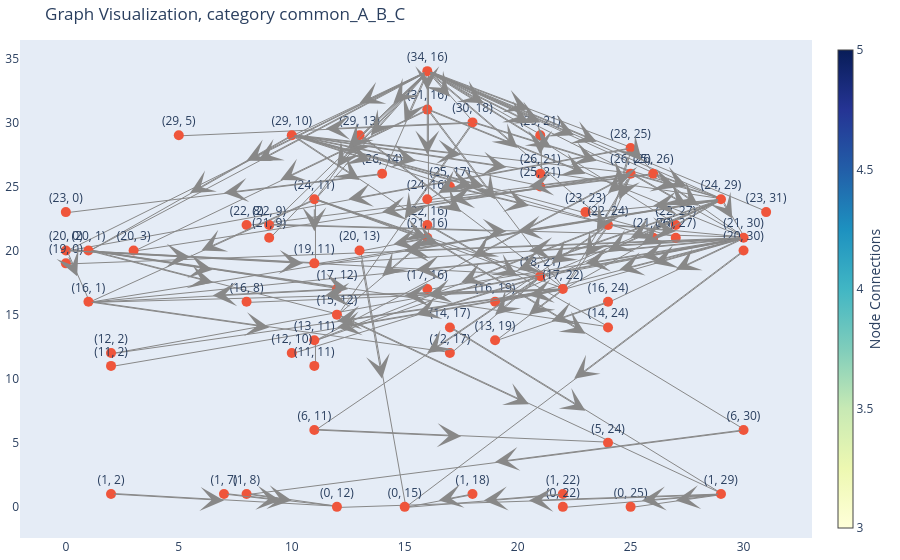

This figure's notebook cell:
### Code cell
createGraph(common_A_B_C, 'common_A_B_C')

### Figure 1 — Plotly figure (JSON) as saved in the notebook; plotly's stock layout.template omitted (floating-point values rounded to 4 significant figures; data arrays with more than 128 entries replaced by an {"elided": "..."} marker saying what was removed)
{"data": [{"hoverinfo": "none", "line": {"color": "#888", "width": 1}, "mode": "lines", "type": "scatter", "x": {"elided": "348 float values"}, "y": {"elided": "348 float values"}}, {"hoverinfo": "text", "marker": {"colorbar": {"thickness": 15, "title": {"side": "right", "text": "Node Connections"}, "xanchor": "left"}, "colorscale": [[0, "rgb(255,255,217)"], [0.125, "rgb(237,248,177)"], [0.25, "rgb(199,233,180)"], [0.375, "rgb(127,205,187)"], [0.5, "rgb(65,182,196)"], [0.625, "rgb(29,145,192)"], [0.75, "rgb(34,94,168)"], [0.875, "rgb(37,52,148)"], [1, "rgb(8,29,88)"]], "showscale": true, "size": 10}, "mode": "markers+text", "text": ["(21, 16)", "(6, 30)", "(15, 12)", "(20, 13)", "(17, 12)", "(16, 1)", "(30, 18)", "(24, 29)", "(29, 5)", "(26, 14)", "(23, 0)", "(6, 11)", "(5, 24)", "(1, 8)", "(0, 12)", "(26, 25)", "(23, 23)", "(22, 24)", "(24, 16)", "(17, 22)", "(20, 3)", "(21, 30)", "(13, 11)", "(16, 24)", "(13, 19)", "(18, 21)", "(12, 10)", "(12, 17)", "(14, 17)", "(1, 29)", "(34, 16)", "(23, 31)", "(24, 11)", "(29, 10)", "(20, 1)", "(21, 9)", "(26, 26)", "(31, 16)", "(29, 13)", "(20, 0)", "(29, 21)", "(22, 9)", "(22, 27)", "(28, 25)", "(14, 24)", "(22, 16)", "(20, 30)", "(0, 15)", "(1, 7)", "(25, 17)", "(11, 11)", "(19, 11)", "(1, 18)", "(21, 26)", "(25, 21)", "(21, 27)", "(1, 2)", "(26, 21)", "(16, 19)", "(11, 2)", "(12, 2)", "(16, 8)", "(22, 8)", "(17, 16)", "(19, 0)", "(0, 25)", "(0, 22)", "(1, 22)"], "textposition": "top center", "type": "scatter", "x": [16, 30, 12, 13, 12, 1, 18, 29, 5, 14, 0, 11, 24, 8, 12, 25, 23, 24, 16, 22, 3, 30, 11, 24, 19, 21, 10, 17, 17, 29, 16, 31, 11, 10, 1, 9, 26, 16, 13, 0, 21, 9, 27, 25, 24, 16, 30, 15, 7, 17, 11, 11, 18, 26, 21, 27, 2, 21, 19, 2, 2, 8, 8, 16, 0, 25, 22, 22], "y": [21, 6, 15, 20, 17, 16, 30, 24, 29, 26, 23, 6, 5, 1, 0, 26, 23, 22, 24, 17, 20, 21, 13, 16, 13, 18, 12, 12, 14, 1, 34, 23, 24, 29, 20, 21, 26, 31, 29, 20, 29, 22, 22, 28, 14, 22, 20, 0, 1, 25, 11, 19, 1, 21, 25, 21, 1, 26, 16, 11, 12, 16, 22, 17, 19, 0, 0, 1]}], "layout": {"annotations": [{"arrowcolor": "#888", "arrowhead": 3, "arrowsize": 4, "arrowwidth": 1, "ax": 16, "axref": "x", "ay": 21, "ayref": "y", "showarrow": true, "x": 23, "xref": "x", "y": 13.5, "yref": "y"}, {"arrowcolor": "#888", "arrowhead": 3, "arrowsize": 4, "arrowwidth": 1, "ax": 16, "axref": "x", "ay": 21, "ayref": "y", "showarrow": true, "x": 14, "xref": "x", "y": 18, "yref": "y"}, {"arrowcolor": "#888", "arrowhead": 3, "arrowsize": 4, "arrowwidth": 1, "ax": 16, "axref": "x", "ay": 21, "ayref": "y", "showarrow": true, "x": 14.5, "xref": "x", "y": 20.5, "yref": "y"}, {"arrowcolor": "#888", "arrowhead": 3, "arrowsize": 4, "arrowwidth": 1, "ax": 30, "axref": "x", "ay": 6, "ayref": "y", "showarrow": true, "x": 19, "xref": "x", "y": 3.5, "yref": "y"}, {"arrowcolor": "#888", "arrowhead": 3, "arrowsize": 4, "arrowwidth": 1, "ax": 12, "axref": "x", "ay": 15, "ayref": "y", "showarrow": true, "x": 20.5, "xref": "x", "y": 8, "yref": "y"}, {"arrowcolor": "#888", "arrowhead": 3, "arrowsize": 4, "arrowwidth": 1, "ax": 13, "axref": "x", "ay": 20, "ayref": "y", "showarrow": true, "x": 14, "xref": "x", "y": 10, "yref": "y"}, {"arrowcolor": "#888", "arrowhead": 3, "arrowsize": 4, "arrowwidth": 1, "ax": 12, "axref": "x", "ay": 17, "ayref": "y", "showarrow": true, "x": 6.5, "xref": "x", "y": 16.5, "yref": "y"}, {"arrowcolor": "#888", "arrowhead": 3, "arrowsize": 4, "arrowwidth": 1, "ax": 1, "axref": "x", "ay": 16, "ayref": "y", "showarrow": true, "x": 9, "xref": "x", "y": 14, "yref": "y"}, {"arrowcolor": "#888", "arrowhead": 3, "arrowsize": 4, "arrowwidth": 1, "ax": 18, "axref": "x", "ay": 30, "ayref": "y", "showarrow": true, "x": 15, "xref": "x", "y": 22.5, "yref": "y"}, {"arrowcolor": "#888", "arrowhead": 3, "arrowsize": 4, "arrowwidth": 1, "ax": 18, "axref": "x", "ay": 30, "ayref": "y", "showarrow": true, "x": 23.5, "xref": "x", "y": 27, "yref": "y"}, {"arrowcolor": "#888", "arrowhead": 3, "arrowsize": 4, "arrowwidth": 1, "ax": 18, "axref": "x", "ay": 30, "ayref": "y", "showarrow": true, "x": 11.5, "xref": "x", "y": 29.5, "yref": "y"}, {"arrowcolor": "#888", "arrowhead": 3, "arrowsize": 4, "arrowwidth": 1, "ax": 29, "axref": "x", "ay": 24, "ayref": "y", "showarrow": true, "x": 26, "xref": "x", "y": 23.5, "yref": "y"}, {"arrowcolor": "#888", "arrowhead": 3, "arrowsize": 4, "arrowwidth": 1, "ax": 29, "axref": "x", "ay": 24, "ayref": "y", "showarrow": true, "x": 24, "xref": "x", "y": 20, "yref": "y"}, {"arrowcolor": "#888", "arrowhead": 3, "arrowsize": 4, "arrowwidth": 1, "ax": 29, "axref": "x", "ay": 24, "ayref": "y", "showarrow": true, "x": 25.5, "xref": "x", "y": 20.5, "yref": "y"}, {"arrowcolor": "#888", "arrowhead": 3, "arrowsize": 4, "arrowwidth": 1, "ax": 29, "axref": "x", "ay": 24, "ayref": "y", "showarrow": true, "x": 29.5, "xref": "x", "y": 22.5, "yref": "y"}, {"arrowcolor": "#888", "arrowhead": 3, "arrowsize": 4, "arrowwidth": 1, "ax": 29, "axref": "x", "ay": 24, "ayref": "y", "showarrow": true, "x": 25, "xref": "x", "y": 21, "yref": "y"}, {"arrowcolor": "#888", "arrowhead": 3, "arrowsize": 4, "arrowwidth": 1, "ax": 29, "axref": "x", "ay": 24, "ayref": "y", "showarrow": true, "x": 20, "xref": "x", "y": 18.5, "yref": "y"}, {"arrowcolor": "#888", "arrowhead": 3, "arrowsize": 4, "arrowwidth": 1, "ax": 29, "axref": "x", "ay": 24, "ayref": "y", "showarrow": true, "x": 20, "xref": "x", "y": 21.5, "yref": "y"}, {"arrowcolor": "#888", "arrowhead": 3, "arrowsize": 4, "arrowwidth": 1, "ax": 29, "axref": "x", "ay": 24, "ayref": "y", "showarrow": true, "x": 15, "xref": "x", "y": 20, "yref": "y"}, {"arrowcolor": "#888", "arrowhead": 3, "arrowsize": 4, "arrowwidth": 1, "ax": 14, "axref": "x", "ay": 26, "ayref": "y", "showarrow": true, "x": 7, "xref": "x", "y": 24.5, "yref": "y"}, {"arrowcolor": "#888", "arrowhead": 3, "arrowsize": 4, "arrowwidth": 1, "ax": 11, "axref": "x", "ay": 6, "ayref": "y", "showarrow": true, "x": 17.5, "xref": "x", "y": 5.5, "yref": "y"}, {"arrowcolor": "#888", "arrowhead": 3, "arrowsize": 4, "arrowwidth": 1, "ax": 8, "axref": "x", "ay": 1, "ayref": "y", "showarrow": true, "x": 10, "xref": "x", "y": 0.5, "yref": "y"}, {"arrowcolor": "#888", "arrowhead": 3, "arrowsize": 4, "arrowwidth": 1, "ax": 25, "axref": "x", "ay": 26, "ayref": "y", "showarrow": true, "x": 24, "xref": "x", "y": 24.5, "yref": "y"}, {"arrowcolor": "#888", "arrowhead": 3, "arrowsize": 4, "arrowwidth": 1, "ax": 25, "axref": "x", "ay": 26, "ayref": "y", "showarrow": true, "x": 24.5, "xref": "x", "y": 24, "yref": "y"}, {"arrowcolor": "#888", "arrowhead": 3, "arrowsize": 4, "arrowwidth": 1, "ax": 25, "axref": "x", "ay": 26, "ayref": "y", "showarrow": true, "x": 20.5, "xref": "x", "y": 25, "yref": "y"}, {"arrowcolor": "#888", "arrowhead": 3, "arrowsize": 4, "arrowwidth": 1, "ax": 25, "axref": "x", "ay": 26, "ayref": "y", "showarrow": true, "x": 27, "xref": "x", "y": 25, "yref": "y"}, {"arrowcolor": "#888", "arrowhead": 3, "arrowsize": 4, "arrowwidth": 1, "ax": 25, "axref": "x", "ay": 26, "ayref": "y", "showarrow": true, "x": 23.5, "xref": "x", "y": 21.5, "yref": "y"}, {"arrowcolor": "#888", "arrowhead": 3, "arrowsize": 4, "arrowwidth": 1, "ax": 25, "axref": "x", "ay": 26, "ayref": "y", "showarrow": true, "x": 14, "xref": "x", "y": 23, "yref": "y"}, {"arrowcolor": "#888", "arrowhead": 3, "arrowsize": 4, "arrowwidth": 1, "ax": 25, "axref": "x", "ay": 26, "ayref": "y", "showarrow": true, "x": 27.5, "xref": "x", "y": 23.5, "yref": "y"}, {"arrowcolor": "#888", "arrowhead": 3, "arrowsize": 4, "arrowwidth": 1, "ax": 25, "axref": "x", "ay": 26, "ayref": "y", "showarrow": true, "x": 18, "xref": "x", "y": 19.5, "yref": "y"}, {"arrowcolor": "#888", "arrowhead": 3, "arrowsize": 4, "arrowwidth": 1, "ax": 24, "axref": "x", "ay": 22, "ayref": "y", "showarrow": true, "x": 23, "xref": "x", "y": 19.5, "yref": "y"}, {"arrowcolor": "#888", "arrowhead": 3, "arrowsize": 4, "arrowwidth": 1, "ax": 24, "axref": "x", "ay": 22, "ayref": "y", "showarrow": true, "x": 21.5, "xref": "x", "y": 19, "yref": "y"}, {"arrowcolor": "#888", "arrowhead": 3, "arrowsize": 4, "arrowwidth": 1, "ax": 24, "axref": "x", "ay": 22, "ayref": "y", "showarrow": true, "x": 17.5, "xref": "x", "y": 17.5, "yref": "y"}, {"arrowcolor": "#888", "arrowhead": 3, "arrowsize": 4, "arrowwidth": 1, "ax": 24, "axref": "x", "ay": 22, "ayref": "y", "showarrow": true, "x": 27, "xref": "x", "y": 21.5, "yref": "y"}, {"arrowcolor": "#888", "arrowhead": 3, "arrowsize": 4, "arrowwidth": 1, "ax": 22, "axref": "x", "ay": 17, "ayref": "y", "showarrow": true, "x": 20.5, "xref": "x", "y": 16.5, "yref": "y"}, {"arrowcolor": "#888", "arrowhead": 3, "arrowsize": 4, "arrowwidth": 1, "ax": 22, "axref": "x", "ay": 17, "ayref": "y", "showarrow": true, "x": 20.5, "xref": "x", "y": 15, "yref": "y"}, {"arrowcolor": "#888", "arrowhead": 3, "arrowsize": 4, "arrowwidth": 1, "ax": 22, "axref": "x", "ay": 17, "ayref": "y", "showarrow": true, "x": 12, "xref": "x", "y": 14, "yref": "y"}, {"arrowcolor": "#888", "arrowhead": 3, "arrowsize": 4, "arrowwidth": 1, "ax": 22, "axref": "x", "ay": 17, "ayref": "y", "showarrow": true, "x": 12, "xref": "x", "y": 14.5, "yref": "y"}, {"arrowcolor": "#888", "arrowhead": 3, "arrowsize": 4, "arrowwidth": 1, "ax": 22, "axref": "x", "ay": 17, "ayref": "y", "showarrow": true, "x": 15, "xref": "x", "y": 16.5, "yref": "y"}, {"arrowcolor": "#888", "arrowhead": 3, "arrowsize": 4, "arrowwidth": 1, "ax": 22, "axref": "x", "ay": 17, "ayref": "y", "showarrow": true, "x": 11.5, "xref": "x", "y": 16.5, "yref": "y"}, {"arrowcolor": "#888", "arrowhead": 3, "arrowsize": 4, "arrowwidth": 1, "ax": 30, "axref": "x", "ay": 21, "ayref": "y", "showarrow": true, "x": 23, "xref": "x", "y": 19, "yref": "y"}, {"arrowcolor": "#888", "arrowhead": 3, "arrowsize": 4, "arrowwidth": 1, "ax": 30, "axref": "x", "ay": 21, "ayref": "y", "showarrow": true, "x": 24.5, "xref": "x", "y": 18.5, "yref": "y"}, {"arrowcolor": "#888", "arrowhead": 3, "arrowsize": 4, "arrowwidth": 1, "ax": 30, "axref": "x", "ay": 21, "ayref": "y", "showarrow": true, "x": 15, "xref": "x", "y": 20, "yref": "y"}, {"arrowcolor": "#888", "arrowhead": 3, "arrowsize": 4, "arrowwidth": 1, "ax": 30, "axref": "x", "ay": 21, "ayref": "y", "showarrow": true, "x": 26, "xref": "x", "y": 19, "yref": "y"}, {"arrowcolor": "#888", "arrowhead": 3, "arrowsize": 4, "arrowwidth": 1, "ax": 30, "axref": "x", "ay": 21, "ayref": "y", "showarrow": true, "x": 16, "xref": "x", "y": 16.5, "yref": "y"}, {"arrowcolor": "#888", "arrowhead": 3, "arrowsize": 4, "arrowwidth": 1, "ax": 30, "axref": "x", "ay": 21, "ayref": "y", "showarrow": true, "x": 27, "xref": "x", "y": 18.5, "yref": "y"}, {"arrowcolor": "#888", "arrowhead": 3, "arrowsize": 4, "arrowwidth": 1, "ax": 30, "axref": "x", "ay": 21, "ayref": "y", "showarrow": true, "x": 25.5, "xref": "x", "y": 19.5, "yref": "y"}, {"arrowcolor": "#888", "arrowhead": 3, "arrowsize": 4, "arrowwidth": 1, "ax": 30, "axref": "x", "ay": 21, "ayref": "y", "showarrow": true, "x": 20.5, "xref": "x", "y": 20, "yref": "y"}, {"arrowcolor": "#888", "arrowhead": 3, "arrowsize": 4, "arrowwidth": 1, "ax": 30, "axref": "x", "ay": 21, "ayref": "y", "showarrow": true, "x": 15.5, "xref": "x", "y": 18.5, "yref": "y"}, {"arrowcolor": "#888", "arrowhead": 3, "arrowsize": 4, "arrowwidth": 1, "ax": 11, "axref": "x", "ay": 13, "ayref": "y", "showarrow": true, "x": 11, "xref": "x", "y": 12, "yref": "y"}, {"arrowcolor": "#888", "arrowhead": 3, "arrowsize": 4, "arrowwidth": 1, "ax": 24, "axref": "x", "ay": 16, "ayref": "y", "showarrow": true, "x": 21.5, "xref": "x", "y": 14.5, "yref": "y"}, {"arrowcolor": "#888", "arrowhead": 3, "arrowsize": 4, "arrowwidth": 1, "ax": 21, "axref": "x", "ay": 18, "ayref": "y", "showarrow": true, "x": 15.5, "xref": "x", "y": 15, "yref": "y"}, {"arrowcolor": "#888", "arrowhead": 3, "arrowsize": 4, "arrowwidth": 1, "ax": 21, "axref": "x", "ay": 18, "ayref": "y", "showarrow": true, "x": 19, "xref": "x", "y": 15, "yref": "y"}, {"arrowcolor": "#888", "arrowhead": 3, "arrowsize": 4, "arrowwidth": 1, "ax": 21, "axref": "x", "ay": 18, "ayref": "y", "showarrow": true, "x": 16, "xref": "x", "y": 12, "yref": "y"}, {"arrowcolor": "#888", "arrowhead": 3, "arrowsize": 4, "arrowwidth": 1, "ax": 17, "axref": "x", "ay": 14, "ayref": "y", "showarrow": true, "x": 23, "xref": "x", "y": 7.5, "yref": "y"}, {"arrowcolor": "#888", "arrowhead": 3, "arrowsize": 4, "arrowwidth": 1, "ax": 29, "axref": "x", "ay": 1, "ayref": "y", "showarrow": true, "x": 20.5, "xref": "x", "y": 0.5, "yref": "y"}, {"arrowcolor": "#888", "arrowhead": 3, "arrowsize": 4, "arrowwidth": 1, "ax": 29, "axref": "x", "ay": 1, "ayref": "y", "showarrow": true, "x": 27, "xref": "x", "y": 0.5, "yref": "y"}, {"arrowcolor": "#888", "arrowhead": 3, "arrowsize": 4, "arrowwidth": 1, "ax": 29, "axref": "x", "ay": 1, "ayref": "y", "showarrow": true, "x": 25.5, "xref": "x", "y": 0.5, "yref": "y"}, {"arrowcolor": "#888", "arrowhead": 3, "arrowsize": 4, "arrowwidth": 1, "ax": 16, "axref": "x", "ay": 34, "ayref": "y", "showarrow": true, "x": 16, "xref": "x", "y": 27.5, "yref": "y"}, {"arrowcolor": "#888", "arrowhead": 3, "arrowsize": 4, "arrowwidth": 1, "ax": 16, "axref": "x", "ay": 34, "ayref": "y", "showarrow": true, "x": 23.5, "xref": "x", "y": 28.5, "yref": "y"}, {"arrowcolor": "#888", "arrowhead": 3, "arrowsize": 4, "arrowwidth": 1, "ax": 16, "axref": "x", "ay": 34, "ayref": "y", "showarrow": true, "x": 17, "xref": "x", "y": 32, "yref": "y"}, {"arrowcolor": "#888", "arrowhead": 3, "arrowsize": 4, "arrowwidth": 1, "ax": 16, "axref": "x", "ay": 34, "ayref": "y", "showarrow": true, "x": 13.5, "xref": "x", "y": 29, "yref": "y"}, {"arrowcolor": "#888", "arrowhead": 3, "arrowsize": 4, "arrowwidth": 1, "ax": 16, "axref": "x", "ay": 34, "ayref": "y", "showarrow": true, "x": 15, "xref": "x", "y": 30, "yref": "y"}, {"arrowcolor": "#888", "arrowhead": 3, "arrowsize": 4, "arrowwidth": 1, "ax": 16, "axref": "x", "ay": 34, "ayref": "y", "showarrow": true, "x": 13, "xref": "x", "y": 31.5, "yref": "y"}, {"arrowcolor": "#888", "arrowhead": 3, "arrowsize": 4, "arrowwidth": 1, "ax": 16, "axref": "x", "ay": 34, "ayref": "y", "showarrow": true, "x": 8.5, "xref": "x", "y": 27, "yref": "y"}, {"arrowcolor": "#888", "arrowhead": 3, "arrowsize": 4, "arrowwidth": 1, "ax": 16, "axref": "x", "ay": 34, "ayref": "y", "showarrow": true, "x": 12.5, "xref": "x", "y": 27.5, "yref": "y"}, {"arrowcolor": "#888", "arrowhead": 3, "arrowsize": 4, "arrowwidth": 1, "ax": 16, "axref": "x", "ay": 34, "ayref": "y", "showarrow": true, "x": 22.5, "xref": "x", "y": 29, "yref": "y"}, {"arrowcolor": "#888", "arrowhead": 3, "arrowsize": 4, "arrowwidth": 1, "ax": 16, "axref": "x", "ay": 34, "ayref": "y", "showarrow": true, "x": 21, "xref": "x", "y": 30, "yref": "y"}, {"arrowcolor": "#888", "arrowhead": 3, "arrowsize": 4, "arrowwidth": 1, "ax": 16, "axref": "x", "ay": 34, "ayref": "y", "showarrow": true, "x": 16, "xref": "x", "y": 32.5, "yref": "y"}, {"arrowcolor": "#888", "arrowhead": 3, "arrowsize": 4, "arrowwidth": 1, "ax": 16, "axref": "x", "ay": 34, "ayref": "y", "showarrow": true, "x": 14.5, "xref": "x", "y": 31.5, "yref": "y"}, {"arrowcolor": "#888", "arrowhead": 3, "arrowsize": 4, "arrowwidth": 1, "ax": 16, "axref": "x", "ay": 34, "ayref": "y", "showarrow": true, "x": 8, "xref": "x", "y": 27, "yref": "y"}, {"arrowcolor": "#888", "arrowhead": 3, "arrowsize": 4, "arrowwidth": 1, "ax": 16, "axref": "x", "ay": 34, "ayref": "y", "showarrow": true, "x": 20.5, "xref": "x", "y": 30, "yref": "y"}, {"arrowcolor": "#888", "arrowhead": 3, "arrowsize": 4, "arrowwidth": 1, "ax": 16, "axref": "x", "ay": 34, "ayref": "y", "showarrow": true, "x": 18.5, "xref": "x", "y": 31.5, "yref": "y"}, {"arrowcolor": "#888", "arrowhead": 3, "arrowsize": 4, "arrowwidth": 1, "ax": 16, "axref": "x", "ay": 34, "ayref": "y", "showarrow": true, "x": 12.5, "xref": "x", "y": 28, "yref": "y"}, {"arrowcolor": "#888", "arrowhead": 3, "arrowsize": 4, "arrowwidth": 1, "ax": 16, "axref": "x", "ay": 34, "ayref": "y", "showarrow": true, "x": 21.5, "xref": "x", "y": 28, "yref": "y"}, {"arrowcolor": "#888", "arrowhead": 3, "arrowsize": 4, "arrowwidth": 1, "ax": 16, "axref": "x", "ay": 34, "ayref": "y", "showarrow": true, "x": 20, "xref": "x", "y": 28, "yref": "y"}, {"arrowcolor": "#888", "arrowhead": 3, "arrowsize": 4, "arrowwidth": 1, "ax": 16, "axref": "x", "ay": 34, "ayref": "y", "showarrow": true, "x": 20.5, "xref": "x", "y": 31, "yref": "y"}, {"arrowcolor": "#888", "arrowhead": 3, "arrowsize": 4, "arrowwidth": 1, "ax": 11, "axref": "x", "ay": 24, "ayref": "y", "showarrow": true, "x": 16.5, "xref": "x", "y": 20.5, "yref": "y"}, {"arrowcolor": "#888", "arrowhead": 3, "arrowsize": 4, "arrowwidth": 1, "ax": 11, "axref": "x", "ay": 24, "ayref": "y", "showarrow": true, "x": 16, "xref": "x", "y": 21, "yref": "y"}, {"arrowcolor": "#888", "arrowhead": 3, "arrowsize": 4, "arrowwidth": 1, "ax": 11, "axref": "x", "ay": 24, "ayref": "y", "showarrow": true, "x": 11, "xref": "x", "y": 21.5, "yref": "y"}, {"arrowcolor": "#888", "arrowhead": 3, "arrowsize": 4, "arrowwidth": 1, "ax": 11, "axref": "x", "ay": 24, "ayref": "y", "showarrow": true, "x": 6, "xref": "x", "y": 20, "yref": "y"}, {"arrowcolor": "#888", "arrowhead": 3, "arrowsize": 4, "arrowwidth": 1, "ax": 10, "axref": "x", "ay": 29, "ayref": "y", "showarrow": true, "x": 18, "xref": "x", "y": 25, "yref": "y"}, {"arrowcolor": "#888", "arrowhead": 3, "arrowsize": 4, "arrowwidth": 1, "ax": 10, "axref": "x", "ay": 29, "ayref": "y", "showarrow": true, "x": 5.5, "xref": "x", "y": 24.5, "yref": "y"}, {"arrowcolor": "#888", "arrowhead": 3, "arrowsize": 4, "arrowwidth": 1, "ax": 10, "axref": "x", "ay": 29, "ayref": "y", "showarrow": true, "x": 19.5, "xref": "x", "y": 26.5, "yref": "y"}, {"arrowcolor": "#888", "arrowhead": 3, "arrowsize": 4, "arrowwidth": 1, "ax": 10, "axref": "x", "ay": 29, "ayref": "y", "showarrow": true, "x": 15.5, "xref": "x", "y": 27, "yref": "y"}, {"arrowcolor": "#888", "arrowhead": 3, "arrowsize": 4, "arrowwidth": 1, "ax": 10, "axref": "x", "ay": 29, "ayref": "y", "showarrow": true, "x": 13, "xref": "x", "y": 25.5, "yref": "y"}, {"arrowcolor": "#888", "arrowhead": 3, "arrowsize": 4, "arrowwidth": 1, "ax": 10, "axref": "x", "ay": 29, "ayref": "y", "showarrow": true, "x": 17.5, "xref": "x", "y": 27.5, "yref": "y"}, {"arrowcolor": "#888", "arrowhead": 3, "arrowsize": 4, "arrowwidth": 1, "ax": 10, "axref": "x", "ay": 29, "ayref": "y", "showarrow": true, "x": 13.5, "xref": "x", "y": 27, "yref": "y"}, {"arrowcolor": "#888", "arrowhead": 3, "arrowsize": 4, "arrowwidth": 1, "ax": 10, "axref": "x", "ay": 29, "ayref": "y", "showarrow": true, "x": 18.5, "xref": "x", "y": 25, "yref": "y"}, {"arrowcolor": "#888", "arrowhead": 3, "arrowsize": 4, "arrowwidth": 1, "ax": 1, "axref": "x", "ay": 20, "ayref": "y", "showarrow": true, "x": 12.5, "xref": "x", "y": 17, "yref": "y"}, {"arrowcolor": "#888", "arrowhead": 3, "arrowsize": 4, "arrowwidth": 1, "ax": 1, "axref": "x", "ay": 20, "ayref": "y", "showarrow": true, "x": 6.5, "xref": "x", "y": 18.5, "yref": "y"}, {"arrowcolor": "#888", "arrowhead": 3, "arrowsize": 4, "arrowwidth": 1, "ax": 1, "axref": "x", "ay": 20, "ayref": "y", "showarrow": true, "x": 6.5, "xref": "x", "y": 17.5, "yref": "y"}, {"arrowcolor": "#888", "arrowhead": 3, "arrowsize": 4, "arrowwidth": 1, "ax": 26, "axref": "x", "ay": 26, "ayref": "y", "showarrow": true, "x": 28, "xref": "x", "y": 23.5, "yref": "y"}, {"arrowcolor": "#888", "arrowhead": 3, "arrowsize": 4, "arrowwidth": 1, "ax": 26, "axref": "x", "ay": 26, "ayref": "y", "showarrow": true, "x": 17, "xref": "x", "y": 24, "yref": "y"}, {"arrowcolor": "#888", "arrowhead": 3, "arrowsize": 4, "arrowwidth": 1, "ax": 26, "axref": "x", "ay": 26, "ayref": "y", "showarrow": true, "x": 27.5, "xref": "x", "y": 25, "yref": "y"}, {"arrowcolor": "#888", "arrowhead": 3, "arrowsize": 4, "arrowwidth": 1, "ax": 16, "axref": "x", "ay": 31, "ayref": "y", "showarrow": true, "x": 23, "xref": "x", "y": 26, "yref": "y"}, {"arrowcolor": "#888", "arrowhead": 3, "arrowsize": 4, "arrowwidth": 1, "ax": 16, "axref": "x", "ay": 31, "ayref": "y", "showarrow": true, "x": 19, "xref": "x", "y": 24, "yref": "y"}, {"arrowcolor": "#888", "arrowhead": 3, "arrowsize": 4, "arrowwidth": 1, "ax": 16, "axref": "x", "ay": 31, "ayref": "y", "showarrow": true, "x": 9.5, "xref": "x", "y": 25.5, "yref": "y"}, {"arrowcolor": "#888", "arrowhead": 3, "arrowsize": 4, "arrowwidth": 1, "ax": 13, "axref": "x", "ay": 29, "ayref": "y", "showarrow": true, "x": 17.5, "xref": "x", "y": 23, "yref": "y"}, {"arrowcolor": "#888", "arrowhead": 3, "arrowsize": 4, "arrowwidth": 1, "ax": 13, "axref": "x", "ay": 29, "ayref": "y", "showarrow": true, "x": 12, "xref": "x", "y": 26.5, "yref": "y"}, {"arrowcolor": "#888", "arrowhead": 3, "arrowsize": 4, "arrowwidth": 1, "ax": 0, "axref": "x", "ay": 20, "ayref": "y", "showarrow": true, "x": 10.5, "xref": "x", "y": 19, "yref": "y"}, {"arrowcolor": "#888", "arrowhead": 3, "arrowsize": 4, "arrowwidth": 1, "ax": 0, "axref": "x", "ay": 20, "ayref": "y", "showarrow": true, "x": 5.5, "xref": "x", "y": 19.5, "yref": "y"}, {"arrowcolor": "#888", "arrowhead": 3, "arrowsize": 4, "arrowwidth": 1, "ax": 0, "axref": "x", "ay": 20, "ayref": "y", "showarrow": true, "x": 0.5, "xref": "x", "y": 18, "yref": "y"}, {"arrowcolor": "#888", "arrowhead": 3, "arrowsize": 4, "arrowwidth": 1, "ax": 21, "axref": "x", "ay": 29, "ayref": "y", "showarrow": true, "x": 21, "xref": "x", "y": 27.5, "yref": "y"}, {"arrowcolor": "#888", "arrowhead": 3, "arrowsize": 4, "arrowwidth": 1, "ax": 9, "axref": "x", "ay": 22, "ayref": "y", "showarrow": true, "x": 19.5, "xref": "x", "y": 21.5, "yref": "y"}, {"arrowcolor": "#888", "arrowhead": 3, "arrowsize": 4, "arrowwidth": 1, "ax": 25, "axref": "x", "ay": 28, "ayref": "y", "showarrow": true, "x": 24.5, "xref": "x", "y": 25, "yref": "y"}, {"arrowcolor": "#888", "arrowhead": 3, "arrowsize": 4, "arrowwidth": 1, "ax": 25, "axref": "x", "ay": 28, "ayref": "y", "showarrow": true, "x": 12.5, "xref": "x", "y": 24, "yref": "y"}, {"arrowcolor": "#888", "arrowhead": 3, "arrowsize": 4, "arrowwidth": 1, "ax": 25, "axref": "x", "ay": 28, "ayref": "y", "showarrow": true, "x": 25.5, "xref": "x", "y": 27, "yref": "y"}, {"arrowcolor": "#888", "arrowhead": 3, "arrowsize": 4, "arrowwidth": 1, "ax": 16, "axref": "x", "ay": 22, "ayref": "y", "showarrow": true, "x": 20, "xref": "x", "y": 18, "yref": "y"}, {"arrowcolor": "#888", "arrowhead": 3, "arrowsize": 4, "arrowwidth": 1, "ax": 30, "axref": "x", "ay": 20, "ayref": "y", "showarrow": true, "x": 22.5, "xref": "x", "y": 10, "yref": "y"}, {"arrowcolor": "#888", "arrowhead": 3, "arrowsize": 4, "arrowwidth": 1, "ax": 7, "axref": "x", "ay": 1, "ayref": "y", "showarrow": true, "x": 9.5, "xref": "x", "y": 0.5, "yref": "y"}, {"arrowcolor": "#888", "arrowhead": 3, "arrowsize": 4, "arrowwidth": 1, "ax": 17, "axref": "x", "ay": 25, "ayref": "y", "showarrow": true, "x": 20.5, "xref": "x", "y": 23.5, "yref": "y"}, {"arrowcolor": "#888", "arrowhead": 3, "arrowsize": 4, "arrowwidth": 1, "ax": 17, "axref": "x", "ay": 25, "ayref": "y", "showarrow": true, "x": 16.5, "xref": "x", "y": 24.5, "yref": "y"}, {"arrowcolor": "#888", "arrowhead": 3, "arrowsize": 4, "arrowwidth": 1, "ax": 18, "axref": "x", "ay": 1, "ayref": "y", "showarrow": true, "x": 16.5, "xref": "x", "y": 0.5, "yref": "y"}, {"arrowcolor": "#888", "arrowhead": 3, "arrowsize": 4, "arrowwidth": 1, "ax": 2, "axref": "x", "ay": 1, "ayref": "y", "showarrow": true, "x": 7, "xref": "x", "y": 0.5, "yref": "y"}, {"arrowcolor": "#888", "arrowhead": 3, "arrowsize": 4, "arrowwidth": 1, "ax": 22, "axref": "x", "ay": 1, "ayref": "y", "showarrow": true, "x": 18.5, "xref": "x", "y": 0.5, "yref": "y"}], "hovermode": "closest", "margin": {"b": 20, "l": 5, "r": 5, "t": 40}, "showlegend": false, "title": {"text": "Graph Visualization, category common_A_B_C"}, "xaxis": {"showgrid": false, "zeroline": false}, "yaxis": {"showgrid": false, "zeroline": false}}}
